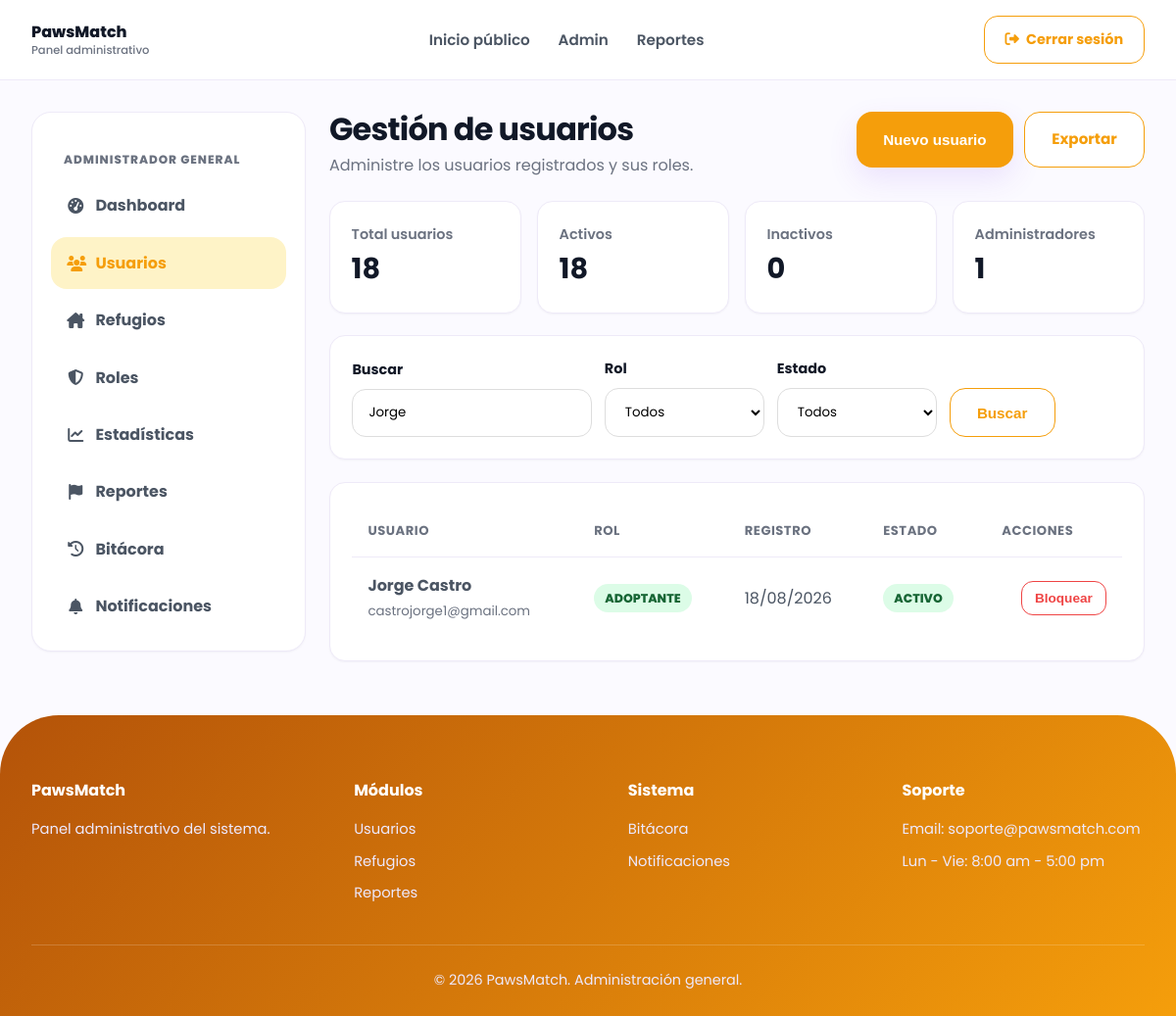
/admin-usuarios.php?buscar=Jorge (signed in), run on the app's committed database.
### tables this page shows
CREATE TABLE `usuarios` (
  `id_usuario` int NOT NULL AUTO_INCREMENT,
  `id_rol` int NOT NULL,
  `nombre` varchar(100) NOT NULL,
  `apellidos` varchar(150) NOT NULL,
  `correo` varchar(150) NOT NULL,
  `contrasena` varchar(255) NOT NULL,
  `telefono` varchar(20) DEFAULT NULL,
  `estado` enum('ACTIVO','INACTIVO') DEFAULT 'ACTIVO',
  `fecha_registro` timestamp NULL DEFAULT CURRENT_TIMESTAMP,
  PRIMARY KEY (`id_usuario`),
  UNIQUE KEY `correo` (`correo`),
  KEY `fk_usuario_rol` (`id_rol`),
  CONSTRAINT `fk_usuario_rol` FOREIGN KEY (`id_rol`) REFERENCES `roles` (`id_rol`)
);

CREATE TABLE `roles` (
  `id_rol` int NOT NULL AUTO_INCREMENT,
  `nombre` varchar(50) NOT NULL,
  `descripcion` varchar(150) DEFAULT NULL,
  PRIMARY KEY (`id_rol`),
  UNIQUE KEY `nombre` (`nombre`)
);

### php/models/Usuario.php (called while the page is built, shortened)
<?php
class Usuario
{
    public static function listar(PDO $conexion, string $buscar = "", string $rol = "", string $estado = ""): array
    {
        $sql = "
            SELECT u.id_usuario, u.nombre, u.apellidos, u.correo, u.estado, u.fecha_registro, r.nombre AS rol
            FROM usuarios u INNER JOIN roles r ON u.id_rol = r.id_rol
            WHERE 1 = 1
        ";
        $params = [];
        if ($buscar !== "") {
            $sql .= " AND (u.nombre LIKE :buscar OR u.apellidos LIKE :buscar OR u.correo LIKE :buscar)";
            $params[":buscar"] = "%$buscar%";
        }
        $sql .= " ORDER BY u.fecha_registro DESC";
        $stmt = $conexion->prepare($sql);
        $stmt->execute($params);
        return $stmt->fetchAll(PDO::FETCH_ASSOC);
    }
    public static function contarTotal(PDO $conexion): int
    {
        return (int) $conexion->query("SELECT COUNT(*) FROM usuarios")->fetchColumn();
    }
    public static function contarPorEstado(PDO $conexion, string $estado): int
    {
        $stmt = $conexion->prepare("SELECT COUNT(*) FROM usuarios WHERE estado = :estado");
        $stmt->execute([":estado" => $estado]);
        return (int) $stmt->fetchColumn();
    }
    public static function contarPorRol(PDO $conexion, int $idRol): int
    {
        $stmt = $conexion->prepare("SELECT COUNT(*) FROM usuarios WHERE id_rol = :id_rol");
        $stmt->execute([":id_rol" => $idRol]);
        return (int) $stmt->fetchColumn();
    }
}

### php/views/admin/usuarios.php (the view, shortened to what this page needs)
<div class="admin-header"><div><h1>Gestión de usuarios</h1><p>Administre los usuarios registrados y sus roles.</p></div><div class="admin-actions"><button class="btn btn-primary" data-open-modal="usuarioModal">Nuevo usuario</button><a class="btn btn-secondary" href="php/exportar_csv.php?tipo=usuarios">Exportar</a></div></div>
<div class="kpi-grid">
    <div class="kpi-card"><div><p>Total usuarios</p><h3><?php echo $totalTodos; ?></h3></div></div>
    <div class="kpi-card"><div><p>Activos</p><h3><?php echo $totalActivos; ?></h3></div></div>
    <div class="kpi-card"><div><p>Inactivos</p><h3><?php echo $totalInactivos; ?></h3></div></div>
    <div class="kpi-card"><div><p>Administradores</p><h3><?php echo $totalAdmins; ?></h3></div></div>
</div>
<section class="admin-card">
    <form method="GET" class="admin-filters">
        <div><label class="form-label">Buscar</label><input type="text" name="buscar" class="form-control" placeholder="Nombre o correo" value="<?php echo htmlspecialchars($buscar); ?>"></div>
        <div><label class="form-label">Rol</label>
            <select name="rol" class="form-select" onchange="this.form.submit()">
                <option value="">Todos</option>
            </select>
        </div>
        <div><label class="form-label">Estado</label>
            <select name="estado" class="form-select" onchange="this.form.submit()">
                <option value="">Todos</option>
            </select>
        </div>
        <div style="align-self:end"><button class="btn btn-secondary">Buscar</button></div>
    </form>
</section>
<section class="admin-card">
    <div class="table-responsive">
        <table class="admin-table">
            <thead><tr><th>Usuario</th><th>Rol</th><th>Registro</th><th>Estado</th><th class="text-end">Acciones</th></tr></thead>
            <tbody>
                <?php if (empty($usuarios)): ?>
                    <tr><td colspan="5" class="text-center text-muted py-4">No se encontraron usuarios con esos filtros.</td></tr>
                <?php else: foreach ($usuarios as $u): ?>
                    <tr>
                        <td><strong><?php echo htmlspecialchars($u['nombre'] . ' ' . $u['apellidos']); ?></strong><br><small class="text-muted"><?php echo htmlspecialchars($u['correo']); ?></small></td>
                        <td><span class="badge" style="<?php echo $rolBadge[$u['rol']] ?? ''; ?>padding:.3rem .7rem;border-radius:99px;font-size:.78rem;"><?php echo $u['rol']; ?></span></td>
                        <td><?php echo htmlspecialchars(date('d/m/Y', strtotime($u['fecha_registro']))); ?></td>
                        <td><span class="badge" style="<?php echo $u['estado'] === 'ACTIVO' ? 'background:#dcfce7;color:#166534;' : 'background:#fee2e2;color:#991b1b;'; ?>padding:.3rem .7rem;border-radius:99px;font-size:.78rem;"><?php echo $u['estado']; ?></span></td>
                        <td class="text-end">
                            <?php if ((int) $u['id_usuario'] !== (int) $_SESSION['id_usuario']): ?>
                                <form action="php/admin_usuario_estado.php" method="POST" style="display:inline" onsubmit="return confirm('¿Cambiar el estado de este usuario?');">
                                    <button type="submit" class="btn btn-sm <?php echo $u['estado'] === 'ACTIVO' ? 'btn-danger-outline' : 'btn-success-outline'; ?>">
                                        <?php echo $u['estado'] === 'ACTIVO' ? 'Bloquear' : 'Activar'; ?>
                                    </button>
                                </form>
                            <?php else: ?>
                                <small class="text-muted">Tu cuenta</small>
                            <?php endif; ?>
                        </td>
                    </tr>
                <?php endforeach; endif; ?>
            </tbody>
        </table>
    </div>
</section>

### css/admin.css (style rules this page uses)
.admin-body { background: #fbfaff; }
.admin-body.theme-admin { --primary:#f59e0b; --primary-dark:#b45309; --primary-soft:#fef3c7; }
.admin-header { display:flex; justify-content:space-between; align-items:flex-start; gap:1rem; margin-bottom:1.5rem; }
.admin-header h1 { font-size:2rem; line-height:1.1; letter-spacing:-.8px; color:var(--dark); }
.admin-header p { color:var(--muted); margin-top:.4rem; }
.admin-actions { display:flex; flex-wrap:wrap; gap:.7rem; justify-content:flex-end; }
.admin-card { background:var(--white); border:1px solid var(--border); border-radius:16px; box-shadow:0 1px 2px rgba(17,24,39,.04); padding:1.4rem; margin-bottom:1.4rem; }
.kpi-grid { display:grid; grid-template-columns: repeat(4,1fr); gap:1rem; margin-bottom:1.4rem; }
.kpi-card { background:var(--white); border:1px solid var(--border); border-radius:16px; box-shadow:0 1px 2px rgba(17,24,39,.04); padding:1.35rem; display:flex; justify-content:space-between; gap:1rem; align-items:center; }
.kpi-card h3 { font-size:1.8rem; margin:0; }
.kpi-card p { color:var(--muted); font-weight:600; margin:0; font-size:.9rem; }
.admin-filters { display:grid; grid-template-columns: 1.5fr repeat(3, minmax(140px, 1fr)) auto; gap:.8rem; align-items:end; }
.form-control, .form-select, textarea { width:100%; padding:.85rem 1rem; border:1px solid #ddd; border-radius:14px; font-family:'Poppins',sans-serif; background:white; }
.form-label { display:block; font-weight:700; color:var(--dark); margin-bottom:.45rem; font-size:.9rem; }
.btn-sm { padding:.55rem .8rem; border-radius:12px; font-size:.85rem; }
.btn-danger-outline { border:1.5px solid #ef4444; color:#ef4444; background:var(--white); }
.table-responsive { overflow-x:auto; }
.admin-table { width:100%; border-collapse:separate; border-spacing:0; }
.admin-table th { text-align:left; color:var(--muted); font-size:.82rem; text-transform:uppercase; letter-spacing:.04em; padding:1rem; border-bottom:1px solid var(--border); white-space:nowrap; }
.admin-table td { padding:1rem; border-bottom:1px solid var(--border); vertical-align:middle; color:var(--text); }
.admin-table tr:last-child td { border-bottom:none; }
.text-muted { color:var(--muted); }
.text-end { text-align:right; }
.badge { display:inline-block; padding:.42rem .7rem; border-radius:999px; font-weight:800; font-size:.74rem; }

### css/base.css (style rules this page uses)
:root { --primary: #7c3aed; --primary-dark: #5b21b6; --primary-soft: #ede9fe; --accent: #facc15; --pink: #ec4899; --green: #10b981; --dark: #111827; --text: #4b5563; --muted: #6b7280; --light: #fbfaff; --white: #ffffff; --border: #eeeaf8; --shadow: 0 18px 40px rgba(17, 24, 39, 0.08); --shadow-soft: 0 12px 30px rgba(124, 58, 237, 0.12); }
* { margin: 0; padding: 0; box-sizing: border-box; }
html { scroll-behavior: smooth; }
body { font-family: 'Poppins', sans-serif; background: var(--light); color: var(--dark); line-height: 1.6; }
a { text-decoration: none; color: inherit; }

### css/home.css (style rules this page uses)
.btn { display: inline-block; border: none; cursor: pointer; border-radius: 16px; padding: 0.95rem 1.7rem; font-weight: 700; font-size: 0.95rem; transition: 0.3s ease; text-align: center; }
.btn-primary { background: var(--primary); color: var(--white); box-shadow: var(--shadow-soft); }
.btn-secondary { background: var(--white); color: var(--primary); border: 1.5px solid var(--primary); }

### data on the page
usuarios: nombre+apellidos "Jorge Castro", correo "castrojorge1@gmail.com", id_rol.nombre "ADOPTANTE", fecha_registro "18/08/2026", estado "ACTIVO", shows "Bloquear"

### other printed values
$texto "Dashboard"
$texto "Usuarios"
$texto "Refugios"
$texto "Roles"
$texto "Estadísticas"
$texto "Reportes"
$texto "Bitácora"
$texto "Notificaciones"
$totalTodos "18"
$totalActivos "18"
$totalInactivos "0"
$totalAdmins "1"
